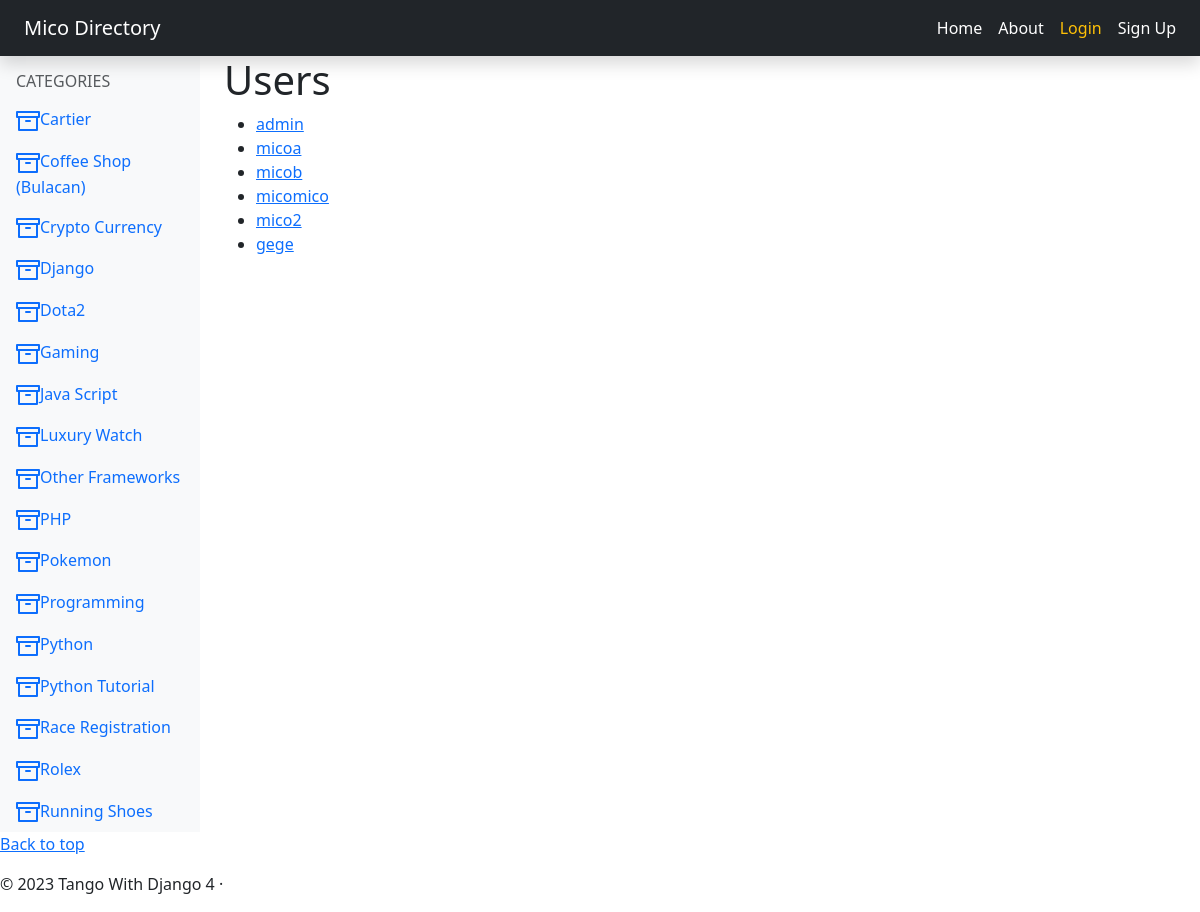
Page /rango/users/ on the committed database.
### rango/models.py (models this page shows, shortened)
class Category(models.Model):
    name = models.CharField(max_length=128, unique=True)
    views = models.IntegerField(default=0)
    likes = models.IntegerField(default=0)
    slug = models.SlugField(unique=True)
    date_added = models.DateTimeField(default=timezone.now)
    class Meta:
        verbose_name_plural = 'Categories'

### rango/views.py (the view)
# urls.py: path('users/', views.UsersView.as_view(), name='users'),
class UsersView(View):
    def get(self, request):
        user_list = User.objects.all()
        print("DEBUG USERS:", user_list)
        return render(
            request,
            'rango/users.html',
            {'users': user_list}
        )

### rango/templatetags/rango_template_tags.py (called while the page is built)
@register.inclusion_tag('rango/categories.html', takes_context=True)
def get_category_list(context, current_category=None):
    return {
        'categories': Category.objects.order_by('name'),
        'current_category': current_category,
        'user': context['user']
            }

### rango/templates/rango/users.html (shortened to what this page needs)
{% extends 'rango/base.html' %}
    {% load static %}
    {% block body_block %}
            <h1>Users</h1>
            <ul>
            {% for user in users %}
                <li>
                    <a href="{% url 'rango:profile' user.username %}">
                        {{ user.username }}
                    </a>
                </li>
            {% endfor %}
            </ul>
    {% endblock %}

### rango/templates/rango/categories.html
<ul class="nav flex-column">
{% if categories %}
    {% for c in categories %}
        {% if c == current_category %}
            <li class="nav-item">
                <a class="nav-link activate"
                    href="{% url 'rango:show_category' c.slug %}">
                       <span data-feather="archive"></span>{{ c.name }}
                </a>
            </li>
        {% else %}
            <li class="nav-item">
                <a class="nav-link"
                    href="{% url 'rango:show_category' c.slug %}">
                    <span data-feather="archive"></span>{{ c.name }}
                </a>
            </li>
        {% endif %}
    {% endfor %}
{% else %}
    <li class="nav-item">
        There are no categories present.
    </li>
{% endif %}
</ul>

### rows in the picture
Category: name "Cartier"
Category: name "Coffee Shop (Bulacan)"
Category: name "Crypto Currency"
Category: name "Django"
Category: name "Dota2"
Category: name "Gaming"
Category: name "Java Script"
Category: name "Luxury Watch"
Category: name "Other Frameworks"
Category: name "PHP"
Category: name "Pokemon"
Category: name "Programming"
Category: name "Python"
Category: name "Python Tutorial"
Category: name "Race Registration"
Category: name "Rolex"
Category: name "Running Shoes"

### other values in the picture
{{ user.username }} "admin"
{{ user.username }} "micoa"
{{ user.username }} "micob"
{{ user.username }} "micomico"
{{ user.username }} "mico2"
{{ user.username }} "gege"
